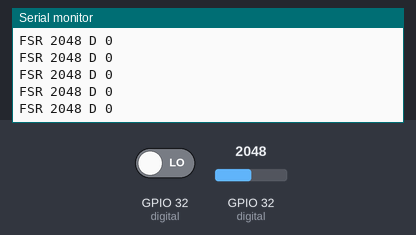
Simulated run of this sketch. Board: ESP32. On the bench: the last lines printed to the serial monitor. The test bench sets the inputs (shaded band); at power-on: GPIO 32 (digital) = 2048, GPIO 32 (digital) LOW.

Above: at 1.2 s.
1.3 s: GPIO 32 (digital) set to 2866
At 1.32 s:
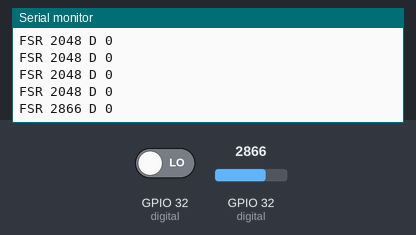
2.8 s: GPIO 32 (digital) driven HIGH
At 2.83 s:
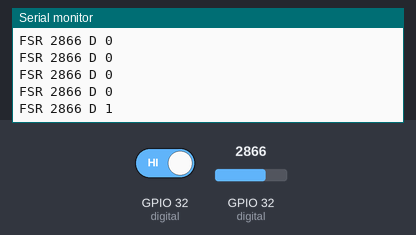
4.3 s: GPIO 32 (digital) set to 3603
At 4.3 s:
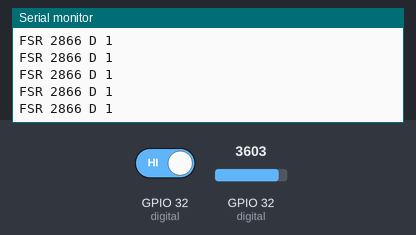
5.8 s: GPIO 32 (digital) driven LOW
At 5.86 s:
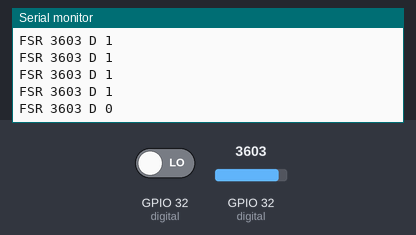
Timing chart, 0 to 8.3 s (numbered marks = the images above; inputs shaded):
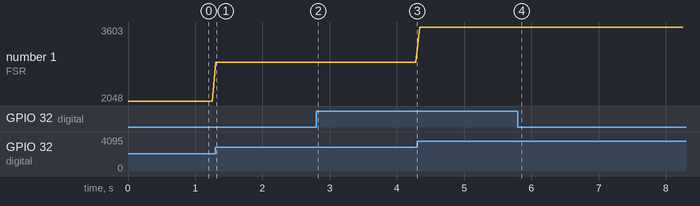

The sketch:

fsrsolo.ino
```cpp
// FSR solo test for a bare ESP32: FSR between 3V3 and D32, nothing else.
// The pin's built-in pull-down stands in for the 10 kOhm resistor. analogRead() turns the normal
// pull-down off, so it is re-enabled through the RTC IO block (which the ADC keeps) every loop.
#include "driver/rtc_io.h"
void setup() {
  Serial.begin(115200);
  analogSetPinAttenuation(32, ADC_11db);
}
void loop() {
  pinMode(32, INPUT_PULLDOWN);              // digital: pressed = 1
  delay(2);
  int d = digitalRead(32);
  int v = analogRead(32);                   // analog: 0 at rest, high when pressed
  rtc_gpio_pullup_dis(GPIO_NUM_32);
  rtc_gpio_pulldown_en(GPIO_NUM_32);
  Serial.printf("FSR %d D %d\n", v, d);
  delay(50);
}
```

Measured:
- after the input at 1.3 s, the serial monitor: prints a new line at once (image 1)
- after the input at 2.8 s, the serial monitor: prints a new line at once (image 2)
- after the input at 5.8 s, the serial monitor: prints a new line after 0.05 s (image 4)
- plotted number 1: 2048 → 2866 after the input at 1.3 s, 2866 → 3603 after the input at 4.3 s
